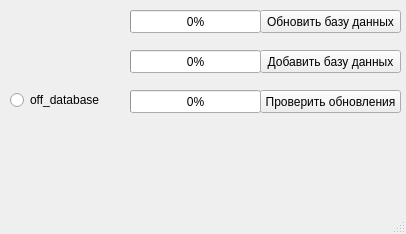
<?xml version="1.0" encoding="UTF-8"?>
<ui version="4.0">
 <class>MainWindow</class>
 <widget class="QMainWindow" name="MainWindow">
  <property name="geometry">
   <rect>
    <x>0</x>
    <y>0</y>
    <width>406</width>
    <height>234</height>
   </rect>
  </property>
  <property name="windowTitle">
   <string>MainWindow</string>
  </property>
  <widget class="QWidget" name="centralwidget">
   <widget class="QPushButton" name="bdUpdate">
    <property name="geometry">
     <rect>
      <x>260</x>
      <y>10</y>
      <width>141</width>
      <height>23</height>
     </rect>
    </property>
    <property name="text">
     <string>Обновить базу данных</string>
    </property>
   </widget>
   <widget class="QProgressBar" name="bdUpdateBar">
    <property name="geometry">
     <rect>
      <x>130</x>
      <y>10</y>
      <width>131</width>
      <height>23</height>
     </rect>
    </property>
    <property name="value">
     <number>0</number>
    </property>
   </widget>
   <widget class="QWidget" name="verticalLayoutWidget">
    <property name="geometry">
     <rect>
      <x>10</x>
      <y>10</y>
      <width>121</width>
      <height>181</height>
     </rect>
    </property>
    <layout class="QVBoxLayout" name="verticalLayout">
     <item>
      <widget class="QRadioButton" name="radioButton">
       <property name="text">
        <string>off_database</string>
       </property>
      </widget>
     </item>
    </layout>
   </widget>
   <widget class="QPushButton" name="bdAdd">
    <property name="geometry">
     <rect>
      <x>260</x>
      <y>50</y>
      <width>141</width>
      <height>23</height>
     </rect>
    </property>
    <property name="text">
     <string>Добавить базу данных</string>
    </property>
   </widget>
   <widget class="QProgressBar" name="bdAddBar">
    <property name="geometry">
     <rect>
      <x>130</x>
      <y>50</y>
      <width>131</width>
      <height>23</height>
     </rect>
    </property>
    <property name="value">
     <number>0</number>
    </property>
   </widget>
   <widget class="QPushButton" name="Update">
    <property name="geometry">
     <rect>
      <x>260</x>
      <y>90</y>
      <width>141</width>
      <height>23</height>
     </rect>
    </property>
    <property name="text">
     <string>Проверить обновления</string>
    </property>
   </widget>
   <widget class="QLabel" name="urlUpdate">
    <property name="geometry">
     <rect>
      <x>140</x>
      <y>135</y>
      <width>261</width>
      <height>41</height>
     </rect>
    </property>
    <property name="text">
     <string/>
    </property>
   </widget>
   <widget class="QProgressBar" name="updateBar">
    <property name="geometry">
     <rect>
      <x>130</x>
      <y>90</y>
      <width>131</width>
      <height>23</height>
     </rect>
    </property>
    <property name="value">
     <number>0</number>
    </property>
   </widget>
  </widget>
  <widget class="QMenuBar" name="menubar">
   <property name="geometry">
    <rect>
     <x>0</x>
     <y>0</y>
     <width>406</width>
     <height>21</height>
    </rect>
   </property>
  </widget>
  <widget class="QStatusBar" name="statusbar"/>
 </widget>
 <resources/>
 <connections/>
</ui>
